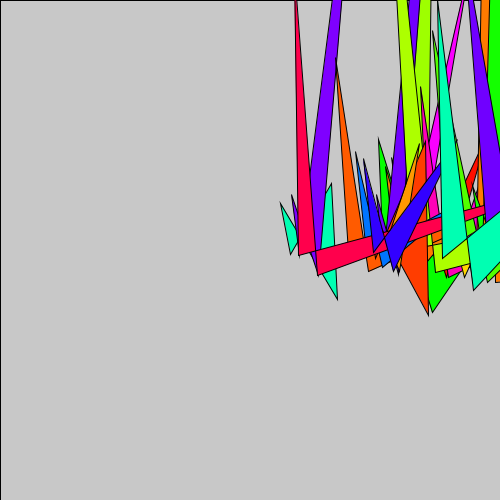
Frame 1 (no input)
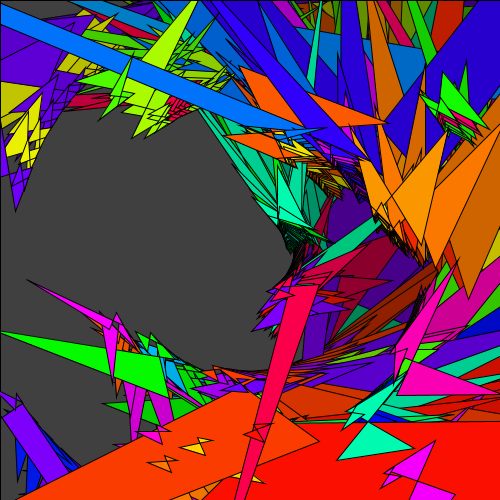
Frame 60 (the mouse pressed at the canvas centre just before this capture)
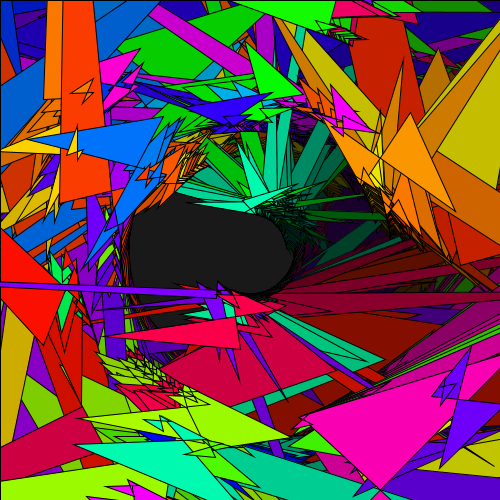
Frame 120 (the mouse held since frame 60 and released just before this capture)

The Processing sketch that drew these frames (run headless with seeded random() and noise(); from frame 60 on, the mouse is pressed at the canvas centre):

// Processing sketch: processing_45177
// ── processing_45177.pde

Pig[] piggs;
int numPigs = 25;

void setup(){
 
 size(500, 500);
 colorMode(HSB, 100);
 smooth();
 
 piggs = new Pig[numPigs];
 
 for(int i = 0; i < numPigs; i++) {
  
  piggs[i] = new Pig();
   
 }
 
  
}

void draw(){
  
  fill(0, 2);
  rect(0, 0, width, height);
   
  for (int i = 0; i < numPigs; i++) {
   
   piggs[i].update();
   piggs[i].ddraw(); 
    
  }
  
}


class Pig {
  
 int xPos, yPos, aColor, bColor, ourState;
 float aArm, bArm, cArm, dArm, eArm;
 float rrRot, ranRot;

 Pig () {
  
   xPos = (int)random(width);
   yPos = (int)random(height);
   aColor = (int)random(100);
   bColor = (int)random(100);
   ourState = 1;
   aArm = -1;
   bArm = -1;
   cArm = 1;
   dArm = 1;
   eArm = 2;
   rrRot = 0;
   ranRot = .05 - random(.1);
 } 
  
 void update() {
   
   ourState++;
   
   if ((ourState % 20) > 10) {
     aArm *= 1 + random(.2);
     bArm *= 1 + random(.2);
     cArm *= 1 + random(.2);
     dArm *= 1 + random(.2);
     eArm *= 1 + random(.4);
   } else {
     aArm *= .8 + random(.2);
     bArm *= .8 + random(.2);
     cArm *= .8 + random(.2);
     dArm *= .8 + random(.2);
     eArm *= .6 + random(.4);
   }
   
   aArm *= 1/abs(1 - aArm);
   bArm *= 1/abs(1 - bArm);
   cArm *= 1/abs(1 - cArm);
   dArm *= 1/abs(1 - dArm);
   eArm *= 1/abs(1 - eArm); 
   
   rrRot += ranRot;
   
   
 }
  
  
 void ddraw() {
   
   if ((ourState % 10) > 5) {
     
     fill(aColor, 100, 100);
   } else {
     fill(bColor, 100, 100);
   }
   
   pushMatrix();
   translate(width/2, height/2);
   rotate(rrRot);
   translate((xPos+yPos) / 3, 0);
   beginShape();
   vertex(-10 * aArm, -10 * bArm);
   vertex(10 * cArm, -10 * dArm);
   vertex(10 * eArm, 10 * eArm);
   vertex(10 * bArm, -10 * cArm);
   endShape(CLOSE);
   popMatrix();   
   
   
 }
  
  
}
